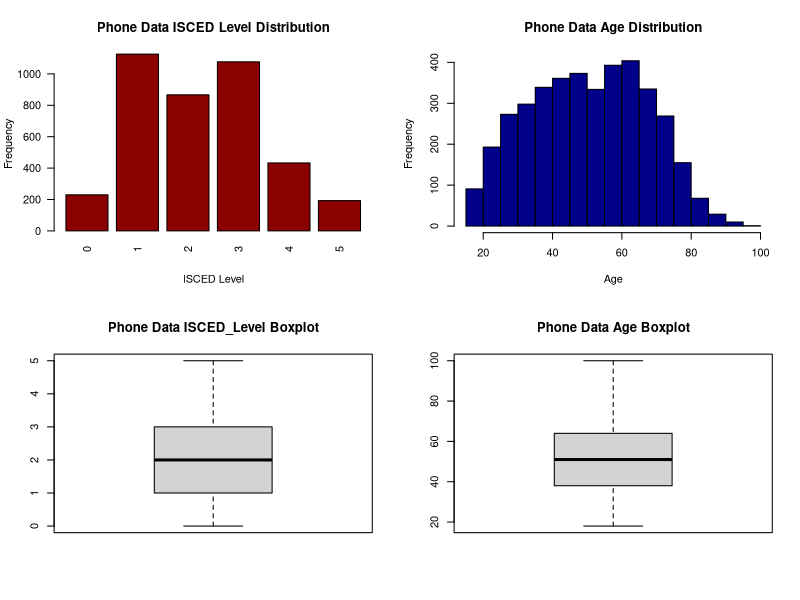
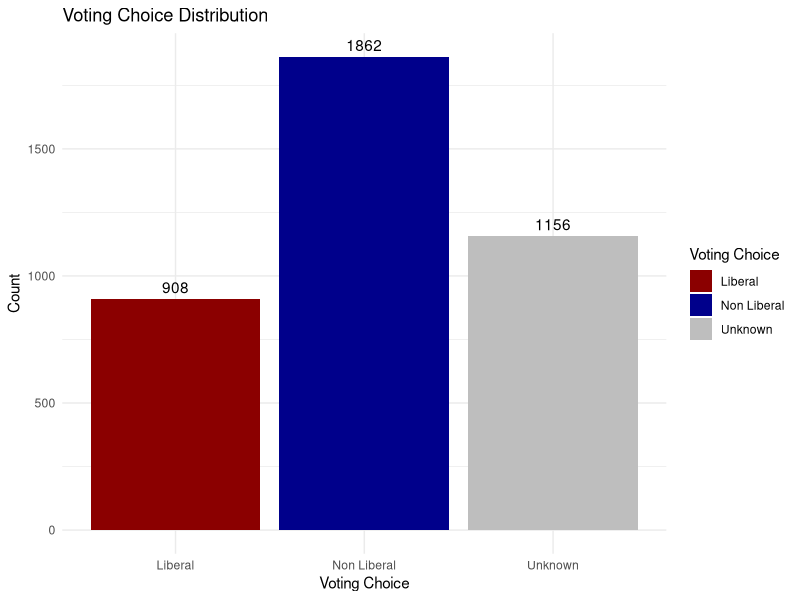
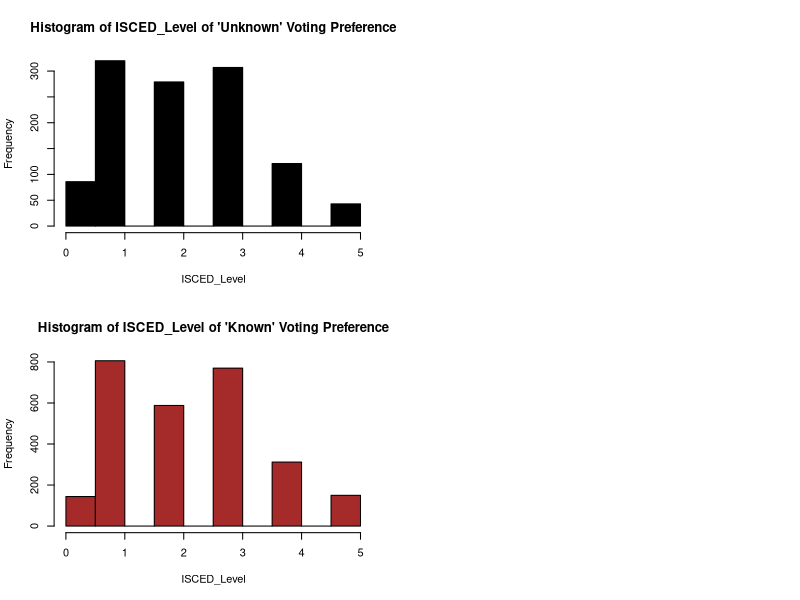

These figures' R source, in order:
## ---- chunk 1
library(tidyverse)
library(dplyr)
library(ggplot2)
library(broom)
library(knitr)

phone_data <- read_csv("ces_phone.csv")

## ---- chunk 2
#NA values in age, most likely to vote for (q11) and education level q(61)
na_count <- phone_data %>%
  summarize(
    q11 = sum(is.na(q11)),
    q61 = sum(is.na(q61)),
    age = sum(is.na(age))
  )

#removing NA values in q11 (81 is a low number)

phone_data <- phone_data %>% filter(!is.na(q11))

#Checking non response answers (-9, -8, -7 for q11 and q61) and valid age

no_response_count <- phone_data %>%
  summarize(
    q11 = sum(q11 < 0),
    q61 = sum(q61 < 0),
    # filtering out ages younger than 18
    age = sum(age < 18)
  )

#removing non response from q61 (11 is a small number)

phone_data <- phone_data %>% filter(q61 > 0)
## ---- chunk 3


# Data Cleaning: Convert q61 into ISCED
isced_mapping <- c(
  '1' = 0,  # ISCED 0 -> No school
  '2' = 0,  # ISCED 1 -> Some elem
  '3' = 0,  # ISCED 1 -> Elem
  '4' = 0,  # ISCED 2 -> Some high school
  '5' = 1,  # ISCED 3 -> High school diploma
  '6' = 1,  # ISCED 4 -> Some community college
  '7' = 2,  # ISCED 5 -> Community College
  '8' = 1,  # ISCED 6 -> Some university
  '9' = 3,  # ISCED 6 -> Bachelor
  '10' = 4,  # ISCED 7 -> Master
  '11' = 5  # ISCED 7 -> PHD
)

phone_data <- 
  phone_data %>%
  mutate(isced_level = isced_mapping[as.character(phone_data$q61)],
         voting_choice = case_when(
           phone_data$q11 == 1 ~ 'Liberal',
           phone_data$q11 < 0 ~ 'Unknown',
           phone_data$q11 != 1 ~ 'Non Liberal'
         ))

## ---- chunk 4
layout(matrix(c(1, 3, 1, 3, 2, 4, 2, 4), nrow = 4, byrow = TRUE))
#Distribution of Isced Level

barplot(table(phone_data$isced_level),
        main = "Phone Data ISCED Level Distribution",
        xlab = "ISCED Level",
        ylab = "Frequency",
        col = "darkred",
        las = 2) 

boxplot(phone_data$isced_level,
        main = "Phone Data ISCED_Level Boxplot")

#Distribution of voting preference

vote_counts <- phone_data %>% group_by(voting_choice) %>% summarize(count = n())

#Age Distribution

hist(phone_data$age, main = "Phone Data Age Distribution", xlab = "Age", col = "darkblue")

boxplot(phone_data$age,
        main = "Phone Data Age Boxplot")
## ---- chunk 5
#Bar plot of liberal voters
ggplot(vote_counts, aes(x = voting_choice, y = count, fill = voting_choice)) +
  geom_bar(stat = "identity") +  # Create bar graph
  geom_text(aes(label = count), vjust = -0.5, color = "black") +  # Add labels
  labs(
    title = "Voting Choice Distribution",
    x = "Voting Choice",
    y = "Count",
    fill = "Voting Choice"
  ) +
  theme_minimal() + 
  scale_fill_manual(values = c("Liberal" = "darkred", "Non Liberal" = "darkblue", "Unknown" = "gray"))
## ---- chunk 6
#Summary statistics
print("ISCED LEVEL")
summary(phone_data$isced_level)

print("AGE")
summary(phone_data$age)
## ---- chunk 7
phone_data_unknown <- phone_data %>% filter(voting_choice == 'Unknown')
phone_data_known <- phone_data %>% filter(voting_choice == 'Liberal' | voting_choice == 'Non Liberal')

#Unknown Dist
hist(phone_data_unknown$isced_level, main = "Histogram of ISCED_Level of 'Unknown' Voting Preference", xlab = 'ISCED_Level', col = "black")

#Known Dist
hist(phone_data_known$isced_level, main = "Histogram of ISCED_Level of 'Known' Voting Preference", xlab = 'ISCED_Level', col = "brown")
## ---- chunk 8
# converting voted_liberal to factor binary (Liberal = 1, Non-Liberal = 0)
phone_data$voting_choice <- factor(phone_data$voting_choice, levels = c("Non Liberal", "Liberal"))

# Ensure that ISCED level and age are numeric
phone_data$isced_level <- as.numeric(phone_data$isced_level)
phone_data$age <- as.numeric(phone_data$age)

phone_data <- phone_data %>%
  mutate(voting_choice = case_when(
    voting_choice == "Liberal" ~ 1,
    TRUE ~ 0
  ))

phone_data <- phone_data %>%
  filter(!is.na(voting_choice))
## ---- chunk 9

# Here you can run code to calculate your Confidence Intervals.

library(survey)

# Calculate the sample size for each statum
strata_sample_size <- numeric(6)
for (level in 0:5) {
  strata_sample_size[level+1] <- sum(phone_data$isced_level == level)
}

# population size derived from Statistics Canada
phone_data <- phone_data %>% 
  mutate(pop_fpc = case_when(isced_level == 0 ~ 4899580, # No diploma
                             isced_level == 1 ~ 8097295, # High school diploma
                             isced_level == 2 ~ 9252800, # Postsecondary below Bachelor
                             isced_level == 3 ~ 5295360, # Bachelor diploma
                             isced_level == 4 ~ 1740605, # Master's diploma
                             isced_level == 5 ~ 279660)) %>% # Doctorate
  mutate(samp_wt = case_when(isced_level == 0 ~ 4899580/strata_sample_size[1],
                             isced_level == 1 ~ 8097295/strata_sample_size[2],
                             isced_level == 2 ~ 9252800/strata_sample_size[3],
                             isced_level == 3 ~ 5295360/strata_sample_size[4],
                             isced_level == 4 ~ 1740605/strata_sample_size[5],
                             isced_level == 5 ~ 279660/strata_sample_size[6]))

strata_design <- svydesign(id=~1, strata=~isced_level, weights=~samp_wt, fpc=~pop_fpc, data=phone_data)

svymean(~voting_choice, design=strata_design)
confint(svymean(~voting_choice, design=strata_design))
## ---- chunk 10
logit_model <- svyglm(voting_choice ~ isced_level + age, 
                      design = strata_design, 
                      family = binomial)
summary(logit_model)
## ---- chunk 11
(exp(-2.373643))/(1-exp(-2.373643))
